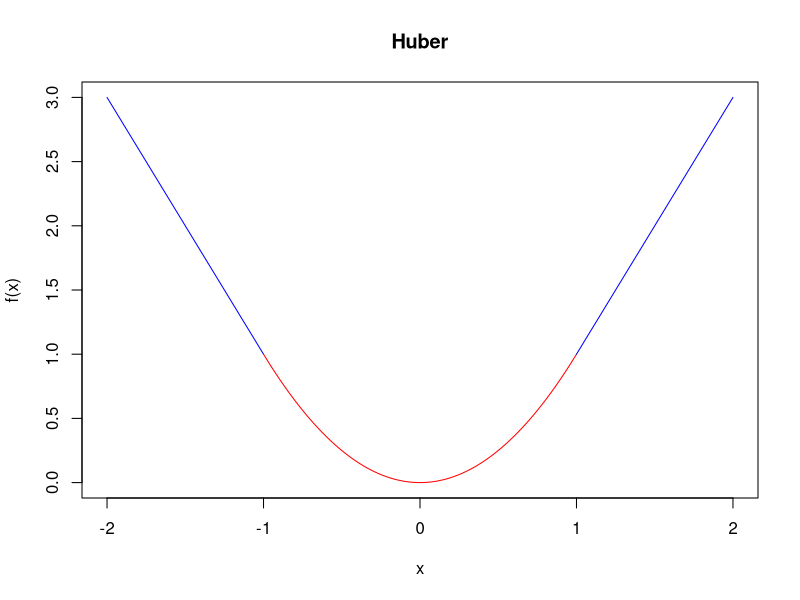
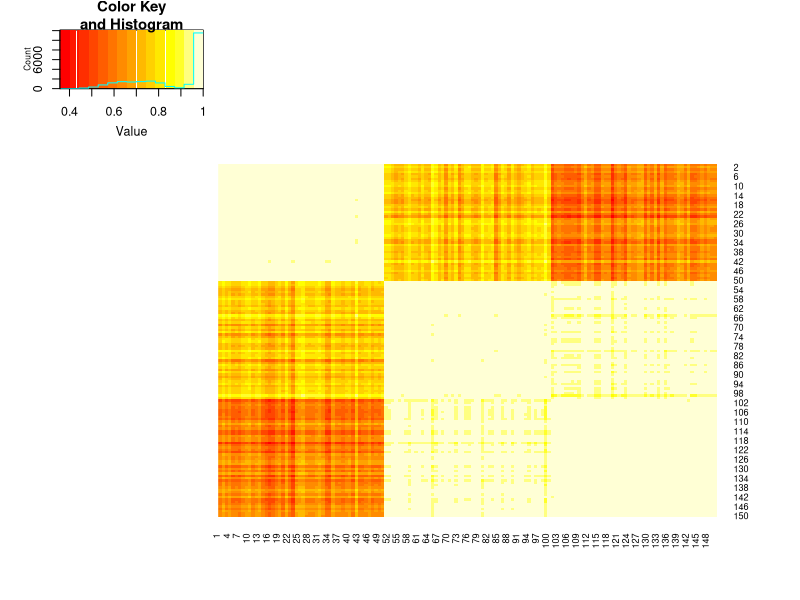
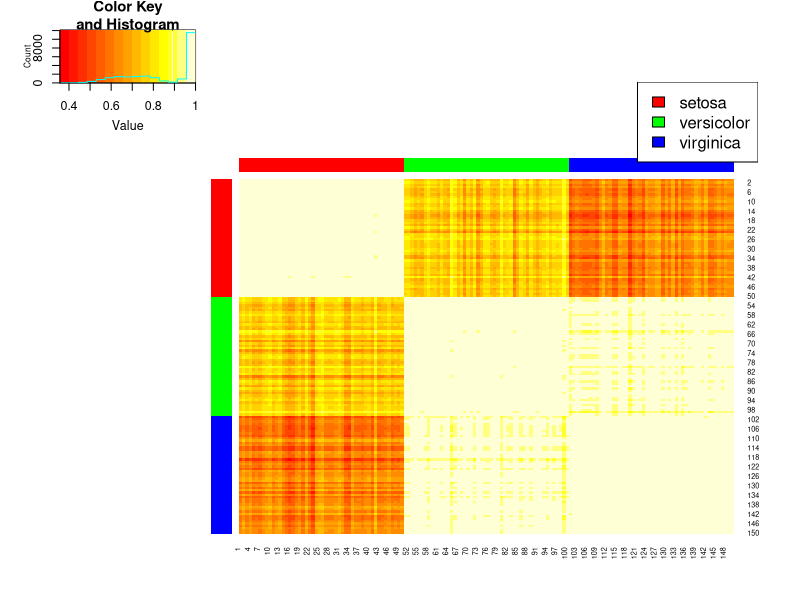
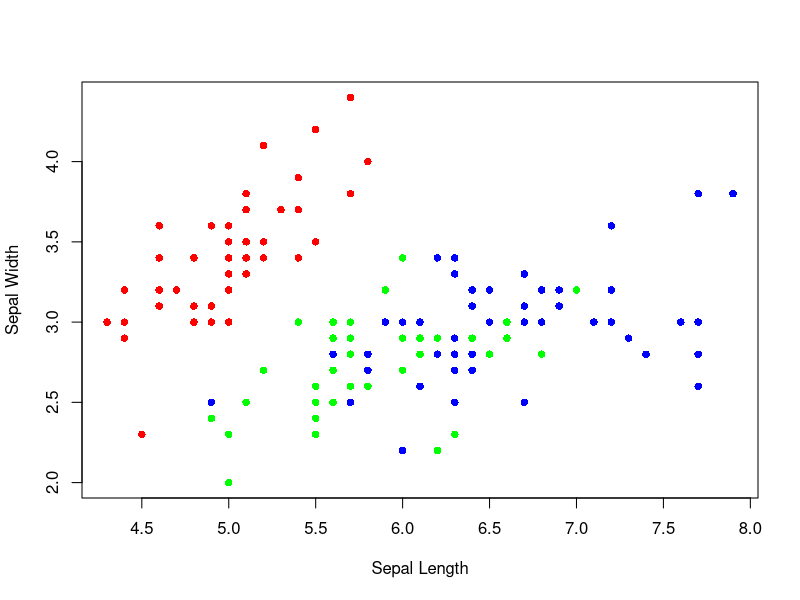
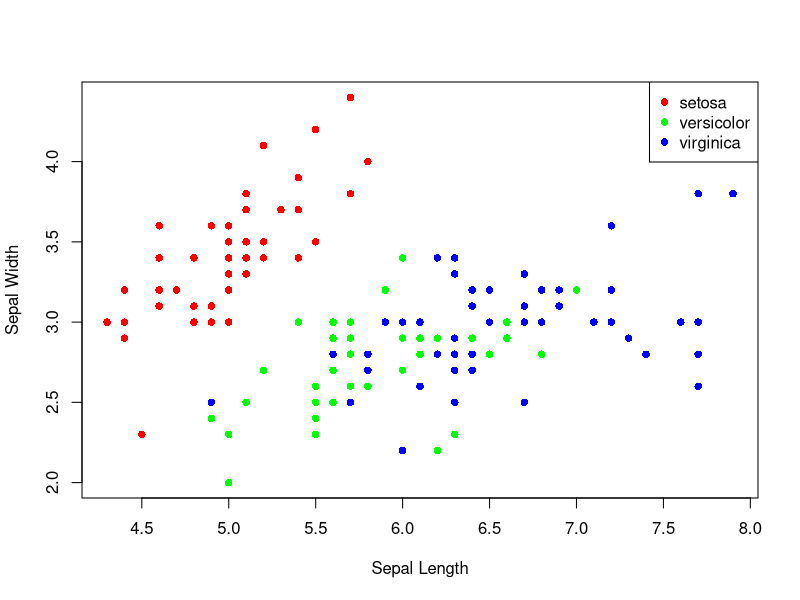
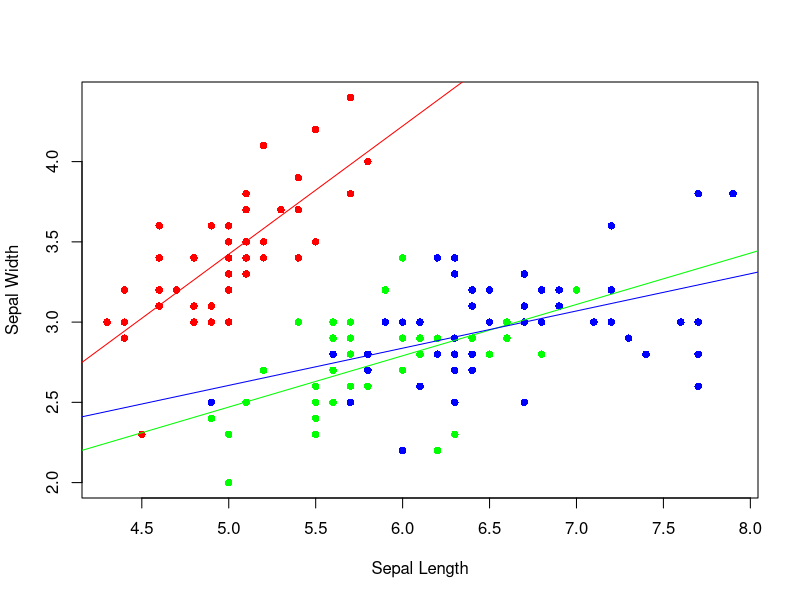
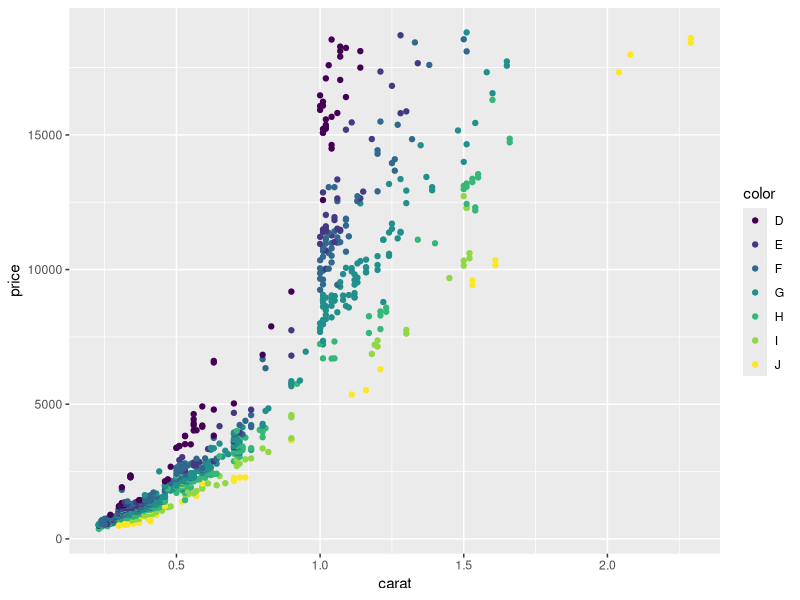
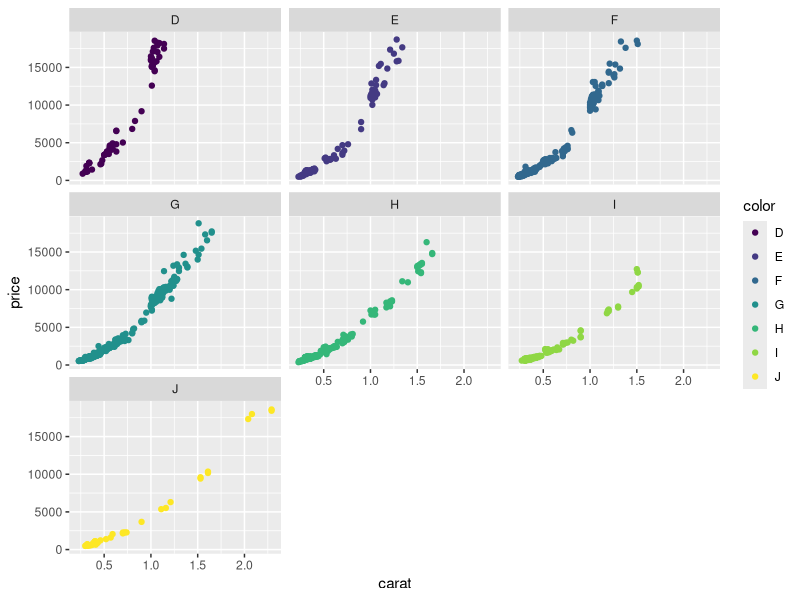

Write R code to recreate these figures, in order.
## ---- chunk 1
knitr::opts_chunk$set(echo = TRUE)
options(stringsAsFactors = FALSE) ## prevent read in string data to factors.

req_pkgs = c("purrr","dplyr","tidyr","stringr","ggplot2","ggrepel","gplots"," magrittr")
installed_pkges = row.names(installed.packages())
d_pk = setdiff(req_pkgs, installed_pkges)
if (length(d_pk) > 0){
install.packages( d_pk, repos = "http://cran.us.r-project.org")
}



library(dplyr)
library(tidyr)
library(stringr)
library(ggplot2)
library(magrittr)
library(ggrepel)
library(gplots)
## ---- chunk 2
set.seed(32611)
xs <- replicate(4, runif(10), simplify = FALSE)
ws <- replicate(4, rpois(10, 5) + 1, simplify = FALSE)
## ---- chunk 3
mapply(function(x,y){sum(x^2/y^2)},xs,ws)
## ---- chunk 4
k <- 5
set.seed(32611)
alist <- replicate(k,sample(k,5,replace = TRUE), simplify = FALSE)

## ---- chunk 5
Reduce(intersect,alist)
## ---- chunk 6
## Your code

huber_func <- function(x, a=1){
  x = abs(x)
  ifelse(x <= a, x**2, 2*a*x - a^2)
}

square_func <- function(x){x^2}
plot(NULL,xlim = c(-2,2),ylim = c(0,3),xlab = "x", ylab="f(x)",)
segments(x0 = -2, y0 = huber_func(-2),x1 = -1, y1 = huber_func(-1), col = "blue", xlim = c(-2,2),ylim = c(0,3),xlab = "x", ylab="f(x)")
curve(huber_func, from = -1,to=1, col = "red", add = TRUE)
segments(x0 = 1, y0 = huber_func(1),x1 = 2, y1 = huber_func(2), col = "blue", xlim = c(-2,2),ylim = c(0,3),xlab = "x", ylab="f(x)")
title("Huber")



## ---- chunk 7
## your code
iris %>% group_by(Species) %>% summarise("Average Petal Length" = mean(Petal.Length))

## ---- chunk 8
## your code
iris %>% group_by(Species) %>% summarise_all(mean)


## ---- chunk 9
## your code
apply(iris[,-5],2,function(x){max(x) - min(x)}) #%>%unname() #uncomment to returned unnamedvector

## ---- chunk 10
## your code
sweep(iris[,-5],2,apply(iris[,-5],2,max),"/") %>% as.matrix() %>% head()

## ---- chunk 11
## your code
cor_df <- cor(t(iris[-5]))
dim(cor_df)
## ---- chunk 12
heatmap.2(cor_df, Rowv = FALSE, Colv = FALSE, scale = "none", dendrogram = "none", trace = "none")
## ---- chunk 13
Species <- iris$Species
color0 <- Species
levels(color0) <- c("red","green","blue")
heatmap.2(cor_df, Rowv = FALSE, Colv = FALSE, scale = "none", dendrogram = "none", trace = "none", RowSideColors = as.character(color0), ColSideColors = as.character(color0))

legend("topright",legend = levels(Species),fill = levels(color0))
## ---- chunk 14
## your code
c_scheme <- ifelse(iris$Species == "setosa","red",ifelse(iris$Species =="versicolor","green","blue"))



plot(iris$Sepal.Length, iris$Sepal.Width, xlab = "Sepal Length", ylab = "Sepal Width", col = c_scheme,  pch = 16)

## ---- chunk 15
## your code

Species <- iris$Species
color0 <- Species
levels(color0) <- c("red","green","blue")

plot(iris$Sepal.Length, iris$Sepal.Width, xlab = "Sepal Length", ylab = "Sepal Width", col = c_scheme, bg = c_scheme, pch = 16)

legend("topright",legend = levels(Species),col = levels(color0), pch = 16)

## ---- chunk 16
## your code


plot(iris$Sepal.Length, iris$Sepal.Width, xlab = "Sepal Length", ylab = "Sepal Width", col = c_scheme, bg = c_scheme, pch = 16)

abline(lm(Sepal.Width~Sepal.Length,data = iris, subset = Species == "setosa"), col = "red")
abline(lm(Sepal.Width~Sepal.Length,data = iris, subset = Species == "versicolor"), col = "green")
abline(lm(Sepal.Width~Sepal.Length,data = iris, subset = Species == "virginica"), col = "blue")

## ---- chunk 17
library(ggplot2)
data(diamonds)
## ---- chunk 18
diamonds.subset <- subset(x = diamonds, subset = clarity == "IF")
## ---- chunk 19
## Your code
ggplot(data=diamonds.subset) + geom_point(aes(x = carat, y = price, color = color))
## ---- chunk 20
## Your code
ggplot(data=diamonds.subset) + geom_point(aes(x = carat, y = price, color = color)) + facet_wrap(~color)

## ---- chunk 21
## Your code


diamonds.subset.highest <- diamonds.subset %>%
  mutate(volume = x*y*z) %>%
  group_by(color) %>%
  filter(volume == max(volume)) %>%
  mutate(label = paste0("H-",color, " (",carat,",",price,")"))

ggplot() + geom_point(aes(x = carat, y = price, color = color, size = x*y*z), data=diamonds.subset) + 
  geom_text_repel(aes(x = carat, y = price, 
                        label = label),                                                         box.padding   = 1.5, 
                        point.padding = 0,
                        segment.color = 'grey50',
                        color = "red",
                        data=diamonds.subset.highest)
## ---- chunk 22
## Your code
ggplot(aes(x = carat, y = price, color = color),data=diamonds.subset) + geom_point() +geom_smooth( se = FALSE, linewidth = 0.5)

## ---- chunk 23
ggplot(aes(x = color, y = price/carat, color = color),data=diamonds.subset) + geom_boxplot() + geom_jitter(alpha=0.5)
## ---- chunk 24
ggplot(aes(x = price, fill = cut),data=diamonds.subset) + geom_boxplot() + coord_flip() + facet_wrap(~color) + theme_bw() + theme(axis.ticks.x = element_blank(),
    axis.text.x = element_blank())

## ---- chunk 25
ggplot(diamonds.subset, aes(x = color, fill = cut)) +
  geom_bar(position = "dodge") + coord_flip()
